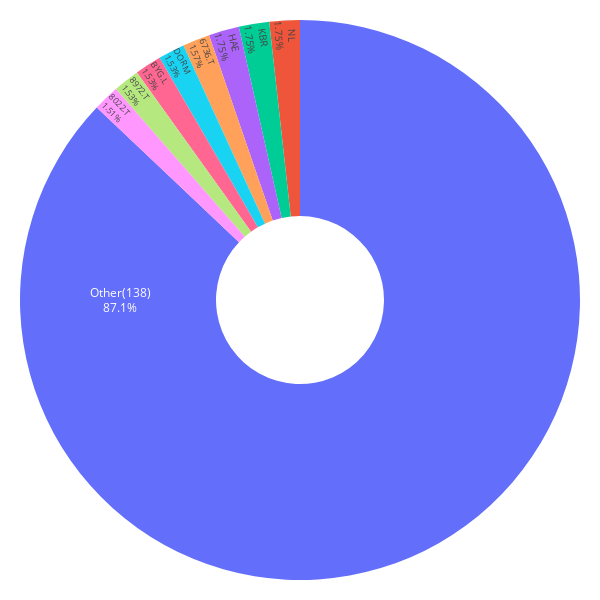

The notebook cell this image was saved under:
### Markdown cell above
In order for Mean-Variance Optimisation to create an optimal portfolio, by allocation to the best performing tickers, 
based on their weight and price. Predicted return and those being evaluated have to be adopted to the actual prices.

### Code cell
importlib.reload(mpt_utils)

weights_6m, mu_6m, S_6m, weights_all_6m = mpt_utils.portfolio_and_plot(df_to_evaluate_6m, df, plot_threshold=0.015)

### Figure 1 — Plotly figure (JSON) as saved in the notebook; plotly's stock layout.template omitted (floating-point values rounded to 4 significant figures)
{"data": [{"hole": 0.3, "insidetextorientation": "radial", "labels": ["6736.T", "DORM", "NL", "BYG.L", "KBR", "8972.T", "HAE", "8022.T", "Other(138)"], "textinfo": "label+percent", "textposition": "inside", "values": [0.007, 0.0068, 0.0078, 0.0068, 0.0078, 0.0068, 0.0078, 0.0067, 0.3871], "type": "pie"}], "layout": {"margin": {"l": 20, "r": 20, "t": 20, "b": 20}, "font": {"color": "black"}, "height": 600, "width": 600, "paper_bgcolor": "white", "plot_bgcolor": "white", "showlegend": false}}
